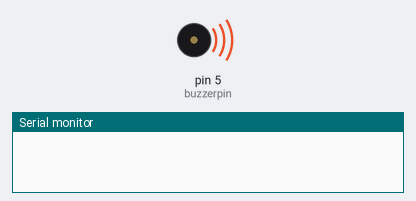
A sketch run on a simulated Arduino Uno, built with avr-gcc and run on an emulated ATmega328P. Parts: buzzer (waves = sounding), the last lines printed to the serial monitor.

Above: at 0.1 s.
At 0.9 s:
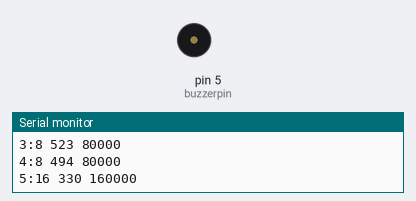
Timing chart, 0 to 3.9 s (numbered marks = the images above):
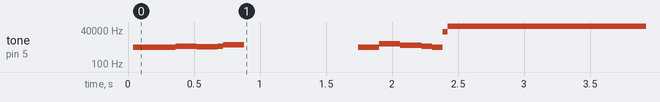

Measured:
- by itself, tone on pin 5 (buzzerpin): plays 1877 Hz for 0.32 s, 2279 Hz for 0.16 s, 2001 Hz for 0.16 s, 2318 Hz for 0.04 s, 2934 Hz for 0.16 s, 1872 Hz for 0.16 s … (12 notes in this stretch)

The sketch:

sketch_apr21b.ino
```cpp
#define C  523
#define b  494
#define g  392
#define e  330
#define R 0
#define c  262
#define a  440


// This code is for playing a melody

int buzzerpin = 5;
int DEBUG = 1;

 void setup() {
   pinMode(buzzerpin, OUTPUT);                                                                               // Setting pin 11 as output
   if (DEBUG) {
     Serial.begin(9600);                                                                                      // Setting baud rate at 9600
   }
 }


 int melody[] = {  C,  b,  g,  C,  b,   e,  R,  C,  c,  g, a, C };                         // initializing variables for playing melody
 int beats[]  = { 16, 16, 16,  8,  8,  16, 32, 16, 16, 16, 8, 8 };   // initializing the beat values
 int MAX_COUNT = sizeof(melody);


 long tempo = 10000;                                                                       // This will Set overall tempo

 int pause = 1000;                                                              // initializing the variable for pause between tones

 int rest_count = 100; //<-BLETCHEROUS HACK; See NOTES

 // Initialize core variables
 int tone_ = 0;
 int beat = 0;
 long duration  = 0;

 // PLAY TONE  ==============================================
 // Pulse the speaker to play a tone for a particular duration
 void playTone() {
   long elapsed_time = 0;
   if (tone_ > 0) { // if this isn't a Rest beat, while the tone has
     //  played less long than 'duration', pulse speaker HIGH and LOW
     while (elapsed_time < duration) {

       digitalWrite(buzzerpin,HIGH);
       delayMicroseconds(tone_ / 2);

       // DOWN
       digitalWrite(buzzerpin, LOW);
       delayMicroseconds(tone_ / 2);

       // Keep track of how long we pulsed
       elapsed_time += (tone_);
     }
   }
   else { // Rest beat; loop times delay
     for (int j = 0; j < rest_count; j++) { // See NOTE on rest_count
       delayMicroseconds(duration);
     }
   }
 }

 // LET THE WILD RUMPUS BEGIN =============================
 void loop() {
   // Set up a counter to pull from melody[] and beats[]
   for (int i=0; i<MAX_COUNT; i++) {
     tone_ = melody[i];
     beat = beats[i];

     duration = beat * tempo; // Set up timing

     playTone();
     // A pause between notes...
     delayMicroseconds(pause);

     if (DEBUG) { // If debugging, report loop, tone, beat, and duration
       Serial.print(i);
       Serial.print(":");
       Serial.print(beat);
       Serial.print(" ");
       Serial.print(tone_);
       Serial.print(" ");
       Serial.println(duration);
     }
   }
 }
```
